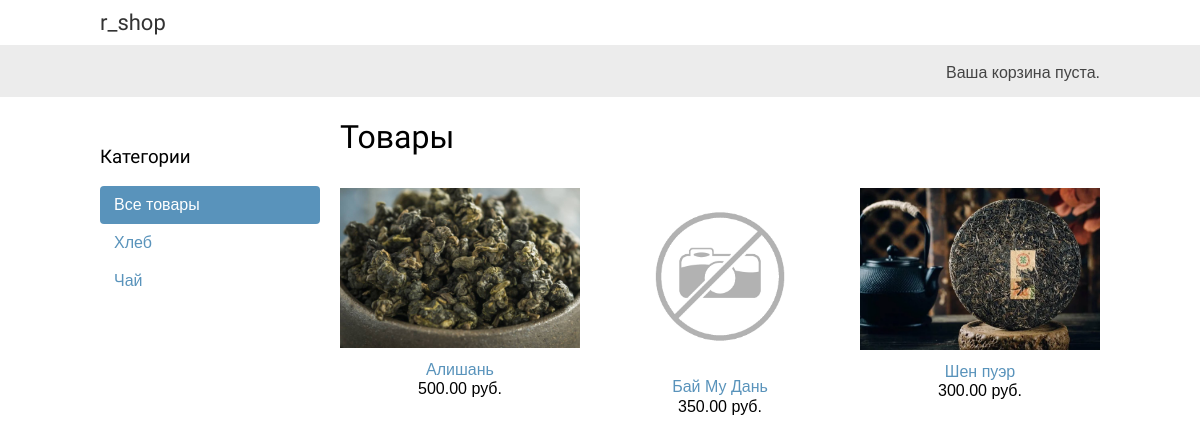
The page / on the database its author committed.
### shop/models.py (models this page shows, shortened)
class Category(models.Model):
    name = models.CharField(max_length=200, verbose_name='Имя категории')
    slug = models.SlugField(max_length=200, unique=True)
    class Meta:
        ordering = [
            'name'
        ]
        indexes = [
            models.Index(fields=['name']),
        ]
        verbose_name = 'Категория'
        verbose_name_plural = 'Категории'
    def get_absolute_url(self):
        return reverse('shop:product_list_by_category', args=[self.slug])

class Product(models.Model):
    category = models.ForeignKey(Category, related_name='products', on_delete=models.CASCADE, verbose_name='Категория')
    name = models.CharField(max_length=200, verbose_name='Наименование')
    slug = models.SlugField(max_length=200)
    image = models.ImageField(upload_to='products/%Y/%m/%d', blank=True, verbose_name='Изображение')
    description = models.TextField(blank=True)
    price = models.DecimalField(max_digits=10, decimal_places=2, verbose_name='Цена')
    available = models.BooleanField(default=True, verbose_name='Наличие')
    created = models.DateTimeField(auto_now_add=True, verbose_name='Создан')
    updated = models.DateTimeField(auto_now=True, verbose_name='Обновлен')
    class Meta:
        ordering = [
            'name'
        ]
        indexes = [
            models.Index(fields=['id', 'slug']),
            models.Index(fields=['name']),
            models.Index(fields=['-created']),
        ]
        verbose_name = 'Продукт'
        verbose_name_plural = 'Продукты'
    def get_absolute_url(self):
        return reverse('shop:product_detail', args=[self.id, self.slug])

### shop/views.py (the view)
# urls.py: path('', views.product_list, name='product_list'),
def product_list(request, category_slug=None):
    category = None
    categories = Category.objects.all()
    products = Product.objects.filter(available=True)
    if category_slug:
        category = get_object_or_404(Category, slug=category_slug)
        products = products.filter(category=category)
    return render(
        request,
        'shop/product/list.html',
        {'category': category, 'categories': categories, 'products': products}
    )

### cart/cart.py (called while the page is built)
    def __len__(self):
        return sum(item['quantity'] for item in self.cart.values())

### cart/context_processors.py (called while the page is built)
def cart(request):
    return {'cart': Cart(request)}

### shop/templates/shop/product/list.html (shortened to what this page needs)
{% extends 'shop/base.html' %}
{% load static %}
{% block content %}
    <div id="sidebar">
        <h3>Категории</h3>
        <ul>
            <li {% if not category%}class="selected"{% endif %}>
                <a href="{% url 'shop:product_list' %}">Все товары</a>
            </li>
            {% for c in categories %}
                <li {% if category.slug == c.slug %}class="selected"{%endif%}>
                    <a href="{{ c.get_absolute_url }}">{{ c.name }}</a>
                </li>
            {% endfor %}
        </ul>
    </div>
    <div id="main" class="product-list">
        <h1>{% if category %}{{ category.name}}{% else %}Товары{% endif %}</h1>
        {% for product in products %}
            <div class="item">
                <a href="{{ product.get_absolute_url }}">
                    <img src="{% if product.image %}{{ product.image.url }}{% else %}{% static 'img/no_img.png' %}{% endif %}">
                </a>
                <a href="{{ product.get_absolute_url }}">{{ product.name }}</a>
                <br>
                {{ product.price }} руб.
            </div>
        {% endfor %}
    </div>
{% endblock  %}

### shop/templates/shop/base.html (shortened to what this page needs)
{% load static %}
{% load custom_tags %}
<!DOCTYPE html>
<html>
    <head>
        <link rel="stylesheet" href="{% static 'css/base.css' %}" type="text/css">
    </head>
    <body>
        <div id="header">
            <a href="/" class="logo"> r_shop </a>
        </div>
        <div id="subheader">
            <div class="cart">
                {% with total_items=cart|length %}
                    {% if total_items > 0 %}
                        Корзина:
                        <a href="{% url 'cart:cart_detail' %}">
                            {{ total_items }} {{ total_items|ru_plural:"товар,товара,товаров" }} |
                            {{ cart.get_total_price }} руб.
                        </a>
                    {% elif not order %}
                        Ваша корзина пуста.
                    {% endif %}
                {% endwith %}
            </div>
        </div>
        <div id="content">
            {% block content %}
            {% endblock %}
        </div>
    </body>
</html>

### shop/static/css/base.css (style rules this page uses)
body { margin:0; padding:0; font-family:helvetica, sans-serif; }
h1, h2, h3, h4, h5 , h6 { font-family: 'Ubuntu', sans-serif; font-weight:normal; }
a { text-decoration:none; color:#5993bb; }
#header { padding:10px 100px; font-size:18px; overflow:auto; }
#subheader { background:#ececec; color:#444; padding:15px 100px; overflow:auto; }
#header .logo { font-family: 'Ubuntu', sans-serif; float:left; color:#333; font-size:22px; margin-right:10%; }
#subheader .cart { float:right; padding-top:4px; }
#content { padding:0 100px; overflow:hidden; }
#sidebar { width:220px; padding:30px 20px 0 0; float:left; }
#sidebar ul { margin:0; padding:0; }
#sidebar ul li { margin:0; list-style:none; padding:10px 14px; }
#sidebar ul li a { display:block; }
#sidebar ul li.selected { background:#5993bb; border-radius:4px; }
#sidebar ul li.selected a { color:#fff; }
#main { float:left; width: 96%; margin-right:-220px; overflow:hidden; }
.product-list .item { width:25%; padding:10px 20px 10px 0; float:left; text-align:center; line-height:1.2; }
.product-list .item img { width:100%; margin-bottom:8px; }

### rows shown on the page
Category: name "Хлеб"
Category: name "Чай"
Product: image (picture), name "Алишань", price "500.00"
Product: name "Бай Му Дань", price "350.00"
Product: image (picture), name "Шен пуэр", price "300.00"
